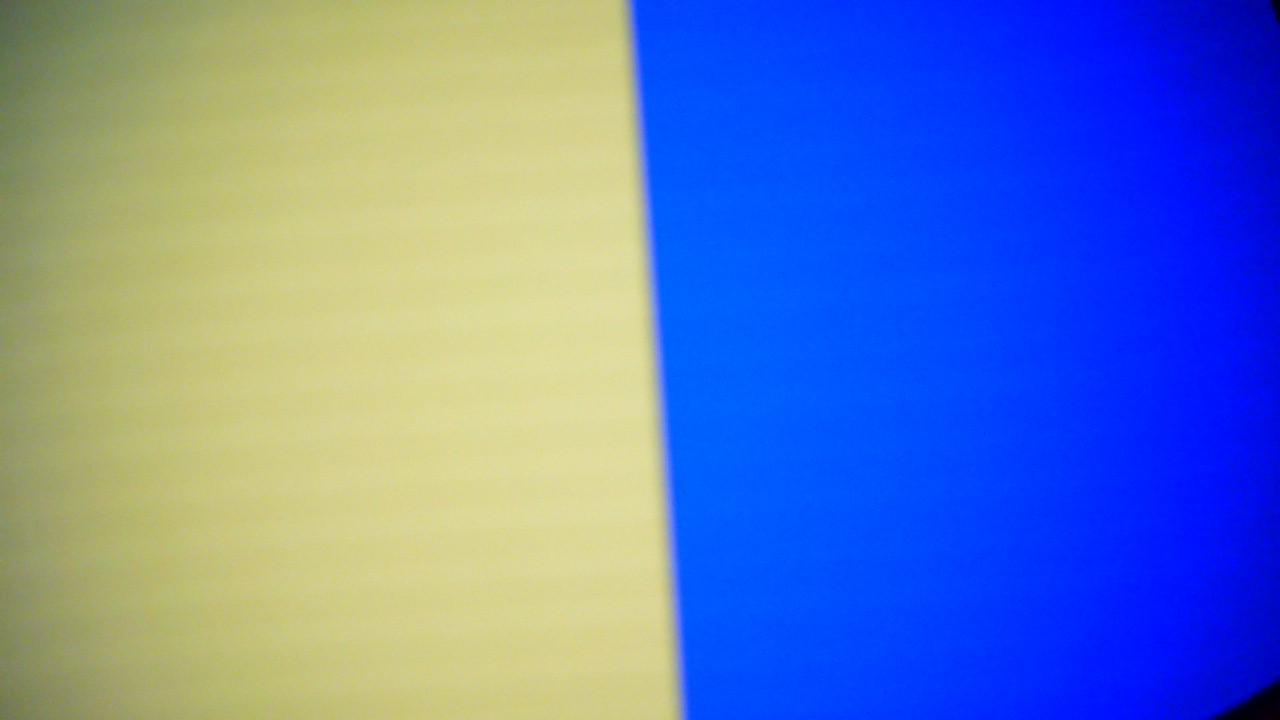
#> input picture tests/data/frame.jpg, 1280 x 720 px, given in place of the camera
$ python track_test.py 5
#> lines starting #> are read from the running program, lines starting #| are printed output that depends on the picture; after the words box and inside, x2 and y2 are one past the last pixel; in counts of white or black regions, pixels touching at a corner belong together
### Camera Test/perception.py
"""
Track perception: find the yellow tape line and nearby blue boundary tape.

Usage from other code:
    from perception import Perception
    p = Perception()
    result = p.process(frame)   # frame is a BGR image from OpenCV
    result.error                # -1 (track far left) .. +1 (track far right)

HSV thresholds are loaded from hsv_config.json (written by hsv_tuner.py) if it
exists, otherwise the defaults below are used.
"""

import json
import os
from dataclasses import dataclass, field

import cv2
import numpy as np

CONFIG_PATH = os.path.join(os.path.dirname(os.path.abspath(__file__)), "hsv_config.json")

# OpenCV HSV ranges: H 0-179, S 0-255, V 0-255
DEFAULT_CONFIG = {
    "yellow_lo": [20, 80, 80],
    "yellow_hi": [35, 255, 255],
    "blue_lo": [95, 80, 50],
    "blue_hi": [130, 255, 255],
}

PROC_WIDTH, PROC_HEIGHT = 320, 240  # frames are resized to this before processing
ROI_TOP_FRACTION = 0.66             # use only the bottom third of the image
MIN_YELLOW_PIXELS = 200             # fewer than this => track "not found"
BLUE_WARN_FRACTION = 0.05           # blue covering >5% of an ROI half => warning


def load_config(path=CONFIG_PATH):
    cfg = dict(DEFAULT_CONFIG)
    if os.path.exists(path):
        with open(path) as f:
            cfg.update(json.load(f))
    return cfg


def save_config(cfg, path=CONFIG_PATH):
    with open(path, "w") as f:
        json.dump(cfg, f, indent=2)


@dataclass
class PerceptionResult:
    found: bool             # was enough yellow seen in the ROI?
    error: float            # -1 (left) .. +1 (right); last known value if not found
    cx: float | None        # centroid x in processed-image pixels (None if not found)
    yellow_pixels: int
    blue_left: float        # fraction of left half of ROI that is blue
    blue_right: float       # fraction of right half of ROI that is blue
    blue_warning: bool      # True if either side exceeds BLUE_WARN_FRACTION
    # Debug images (processed resolution), useful for visualization
    frame: np.ndarray = field(repr=False, default=None)
    yellow_mask: np.ndarray = field(repr=False, default=None)
    blue_mask: np.ndarray = field(repr=False, default=None)
    roi_top: int = 0


class Perception:
    def __init__(self, config=None):
        self.set_config(config or load_config())
        self.last_error = 0.0

    def set_config(self, cfg):
        self.cfg = cfg
        self.y_lo = np.array(cfg["yellow_lo"], dtype=np.uint8)
        self.y_hi = np.array(cfg["yellow_hi"], dtype=np.uint8)
        self.b_lo = np.array(cfg["blue_lo"], dtype=np.uint8)
        self.b_hi = np.array(cfg["blue_hi"], dtype=np.uint8)

    def process(self, frame_bgr):
        frame = cv2.resize(frame_bgr, (PROC_WIDTH, PROC_HEIGHT))
        hsv = cv2.cvtColor(cv2.GaussianBlur(frame, (5, 5), 0), cv2.COLOR_BGR2HSV)
        h, w = hsv.shape[:2]
        roi_top = int(h * ROI_TOP_FRACTION)

        # Full-frame masks (for display); measurements use only the ROI slice.
        yellow_mask = cv2.inRange(hsv, self.y_lo, self.y_hi)
        blue_mask = cv2.inRange(hsv, self.b_lo, self.b_hi)
        # Remove speckle noise
        kernel = np.ones((3, 3), np.uint8)
        yellow_mask = cv2.morphologyEx(yellow_mask, cv2.MORPH_OPEN, kernel)
        blue_mask = cv2.morphologyEx(blue_mask, cv2.MORPH_OPEN, kernel)

        y_roi = yellow_mask[roi_top:, :]
        b_roi = blue_mask[roi_top:, :]

        yellow_pixels = int(np.count_nonzero(y_roi))
        m = cv2.moments(y_roi, binaryImage=True)
        if yellow_pixels >= MIN_YELLOW_PIXELS and m["m00"] > 0:
            cx = m["m10"] / m["m00"]
            error = float(np.clip((cx - w / 2) / (w / 2), -1.0, 1.0))
            found = True
            self.last_error = error
        else:
            cx, found = None, False
            error = self.last_error  # remember which side the track was last seen on

        half = w // 2
        blue_left = np.count_nonzero(b_roi[:, :half]) / b_roi[:, :half].size
        blue_right = np.count_nonzero(b_roi[:, half:]) / b_roi[:, half:].size

        return PerceptionResult(
            found=found,
            error=error,
            cx=cx,
            yellow_pixels=yellow_pixels,
            blue_left=float(blue_left),
            blue_right=float(blue_right),
            blue_warning=bool(max(blue_left, blue_right) > BLUE_WARN_FRACTION),
            frame=frame,
            yellow_mask=yellow_mask,
            blue_mask=blue_mask,
            roi_top=roi_top,
        )


def open_camera(index=0):
    """Open a webcam. On Windows, DirectShow usually starts much faster."""
    cap = cv2.VideoCapture(index, cv2.CAP_DSHOW) if os.name == "nt" else cv2.VideoCapture(index)
    if not cap.isOpened():
        cap = cv2.VideoCapture(index)
    if not cap.isOpened():
        raise RuntimeError(f"Could not open camera {index}")
    return cap

### Camera Test/track_test.py
"""
Live webcam test of the track perception.

Run:  python track_test.py [camera_index]

Left panel:  camera view with ROI box, image center line, track centroid,
             error bar and blue warnings.
Right panel: what the robot "sees" (yellow mask in yellow, blue mask in blue).

Keys:  q / Esc  quit
       s        save a snapshot (useful for tuning offline)
       r        reload hsv_config.json (after running hsv_tuner.py)
"""

import sys
import time

import cv2
import numpy as np

from perception import Perception, load_config, open_camera

# Simple P-controller preview, just to show what the motors would be told.
BASE_SPEED = 0.5
K_P = 0.5
SCALE = 2  # upscale the 320x240 processed image for display


def draw_overlay(r, left_cmd, right_cmd, fps):
    img = r.frame.copy()
    h, w = img.shape[:2]

    # ROI box and image center line
    cv2.rectangle(img, (0, r.roi_top), (w - 1, h - 1), (0, 255, 0), 1)
    cv2.line(img, (w // 2, r.roi_top), (w // 2, h), (255, 255, 255), 1)

    # Centroid
    if r.found:
        cy = (r.roi_top + h) // 2
        cv2.circle(img, (int(r.cx), cy), 6, (0, 0, 255), -1)
        cv2.line(img, (w // 2, cy), (int(r.cx), cy), (0, 0, 255), 2)

    img = cv2.resize(img, (w * SCALE, h * SCALE), interpolation=cv2.INTER_NEAREST)
    W = w * SCALE

    # Error bar across the top
    bar_y, bar_h = 10, 14
    cv2.rectangle(img, (10, bar_y), (W - 10, bar_y + bar_h), (60, 60, 60), -1)
    mid = W // 2
    x = int(mid + r.error * (W / 2 - 10))
    color = (0, 200, 0) if r.found else (0, 140, 255)
    cv2.rectangle(img, (min(mid, x), bar_y), (max(mid, x), bar_y + bar_h), color, -1)
    cv2.line(img, (mid, bar_y - 3), (mid, bar_y + bar_h + 3), (255, 255, 255), 1)

    status = "TRACK" if r.found else "LOST (using last error)"
    lines = [
        f"{status}   error={r.error:+.2f}   yellow px={r.yellow_pixels}",
        f"blue L={r.blue_left:.1%}  R={r.blue_right:.1%}",
        f"motors L={left_cmd:+.2f}  R={right_cmd:+.2f}   {fps:.0f} fps",
    ]
    for i, text in enumerate(lines):
        y = 50 + i * 24
        cv2.putText(img, text, (10, y), cv2.FONT_HERSHEY_SIMPLEX, 0.6, (0, 0, 0), 3)
        cv2.putText(img, text, (10, y), cv2.FONT_HERSHEY_SIMPLEX, 0.6, (255, 255, 255), 1)

    if r.blue_warning:
        side = "LEFT" if r.blue_left > r.blue_right else "RIGHT"
        text = f"BLUE WARNING ({side})"
        cv2.putText(img, text, (10, h * SCALE - 15), cv2.FONT_HERSHEY_SIMPLEX, 0.9, (0, 0, 0), 4)
        cv2.putText(img, text, (10, h * SCALE - 15), cv2.FONT_HERSHEY_SIMPLEX, 0.9, (255, 80, 0), 2)
    return img


def draw_masks(r):
    h, w = r.yellow_mask.shape
    vis = np.zeros((h, w, 3), np.uint8)
    vis[r.yellow_mask > 0] = (0, 255, 255)
    vis[r.blue_mask > 0] = (255, 80, 0)
    # Dim everything above the ROI, since it's ignored for measurements
    vis[: r.roi_top] //= 3
    cv2.line(vis, (0, r.roi_top), (w, r.roi_top), (0, 255, 0), 1)
    return cv2.resize(vis, (w * SCALE, h * SCALE), interpolation=cv2.INTER_NEAREST)


def main():
    cam_index = int(sys.argv[1]) if len(sys.argv) > 1 else 0
    cap = open_camera(cam_index)
    perception = Perception()
    print(__doc__)

    fps, last_t, last_print = 0.0, time.time(), 0.0
    while True:
        ok, frame = cap.read()
#> frame is the input picture: shape (720, 1280, 3); mean B, G, R 186.9, 125.9, 100.3
        if not ok:
            print("Failed to read frame from camera")
            break

        r = perception.process(frame)
#> in process, `yellow_mask = cv2.inRange(hsv, self.y_lo, self.y_hi)`:
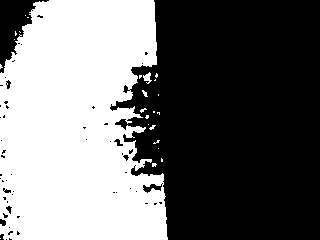
#> yellow_mask: shape (240, 320); 44% white; 24 white regions (21 under 20 px), largest, box (x1, y1, x2, y2) and area: (0, 0, 168, 240) 33542, (143, 72, 152, 84) 57, (142, 90, 148, 97) 22
#> in process, `blue_mask = cv2.inRange(hsv, self.b_lo, self.b_hi)`:
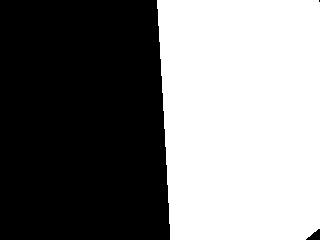
#> blue_mask: shape (240, 320); 48.7% white; 1 white region, box (x1, y1, x2, y2) and area: (157, 0, 320, 240) 37379
#> in process, `y_roi = yellow_mask[roi_top:, :]`:
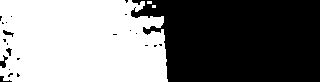
#> y_roi: shape (82, 320); 48.8% white; 3 white regions (2 under 20 px), largest, box (x1, y1, x2, y2) and area: (0, 0, 168, 82) 12783
#> in process, `b_roi = blue_mask[roi_top:, :]`:
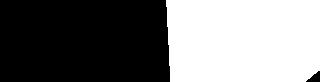
#> b_roi: shape (82, 320); 47.1% white; 1 white region, box (x1, y1, x2, y2) and area: (166, 0, 320, 82) 12357
#> in process, `yellow_pixels = int(np.count_nonzero(y_roi))`: yellow_pixels = 12810
#> in process, `m = cv2.moments(y_roi, binaryImage=True)`: m = moments, m00 12810, centre m10/m00, m01/m00 = (80.33, 41.63)
#> in process, `cx = m["m10"] / m["m00"]`: cx = 80.33
#> in process, `error = float(np.clip((cx - w / 2) / (w / 2), -1.0, 1.0))`: error = -0.498
#> in process, `blue_left = np.count_nonzero(b_roi[:, :half]) / b_roi[:, :half].size`: blue_left = 0
#> in process, `blue_right = np.count_nonzero(b_roi[:, half:]) / b_roi[:, half:].size`: blue_right = 0.942

        # What a P-controller would send to the treads (clamped to [-1, 1])
        left_cmd = float(np.clip(BASE_SPEED + K_P * r.error, -1, 1))
#> left_cmd = 0.251
        right_cmd = float(np.clip(BASE_SPEED - K_P * r.error, -1, 1))
#> right_cmd = 0.749

        now = time.time()
        fps = 0.9 * fps + 0.1 * (1.0 / max(now - last_t, 1e-6))
        last_t = now

        if now - last_print > 0.5:
            print(f"found={r.found!s:5}  error={r.error:+.2f}  "
                  f"blueL={r.blue_left:.2f} blueR={r.blue_right:.2f}  warn={r.blue_warning}")
#| found=True   error=-0.50  blueL=0.00 blueR=0.94  warn=True
            last_print = now

        view = np.hstack([draw_overlay(r, left_cmd, right_cmd, fps), draw_masks(r)])
#> in draw_overlay, `lines = [ f"{status}   error={r.error:+.2f}   yellow px={r.yellow_pixe..`: lines = ['TRACK   error=-0.50   yellow px=12810', 'blue L=0.0%  R=94.2%', 'motors L=+0.25  R=+0.75   0 fps']
#> the loop in draw_overlay, `for i, text in enumerate(lines):` made 3 passes
#> (text, y) on passes 1 to 3: ('TRACK   error=-0.50   yellow px=12810', 50), ('blue L=0.0%  R=94.2%', 74), ('motors L=+0.25  R=+0.75   0 fps', 98)
#> after the loop in draw_overlay, `for i, text in enumerate(lines):`:
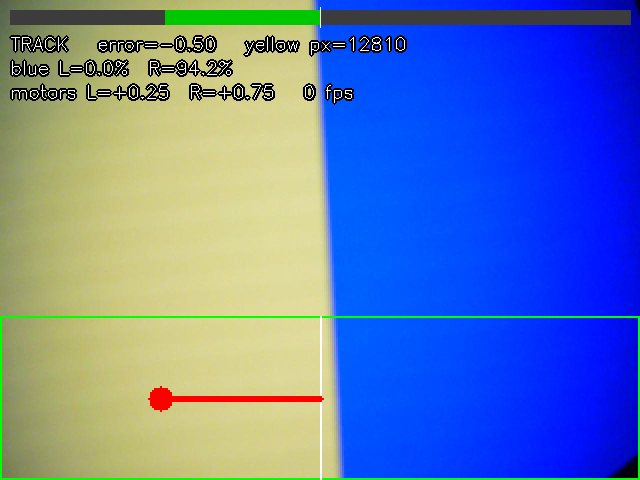
#> img: shape (480, 640, 3); mean of channels 0, 1, 2 178.1, 122.9, 95.4; drawn as B, G, R
#> in draw_masks, `h, w = r.yellow_mask.shape`: h = 240; w = 320
#> in draw_masks, `cv2.line(vis, (0, r.roi_top), (w, r.roi_top), (0, 255, 0), 1)`:
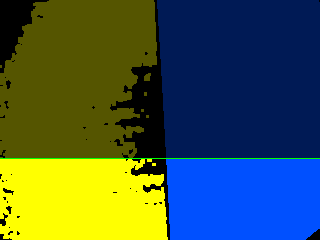
#> vis: shape (240, 320, 3); mean of channels 0, 1, 2 68.2, 87.2, 65; drawn as B, G, R
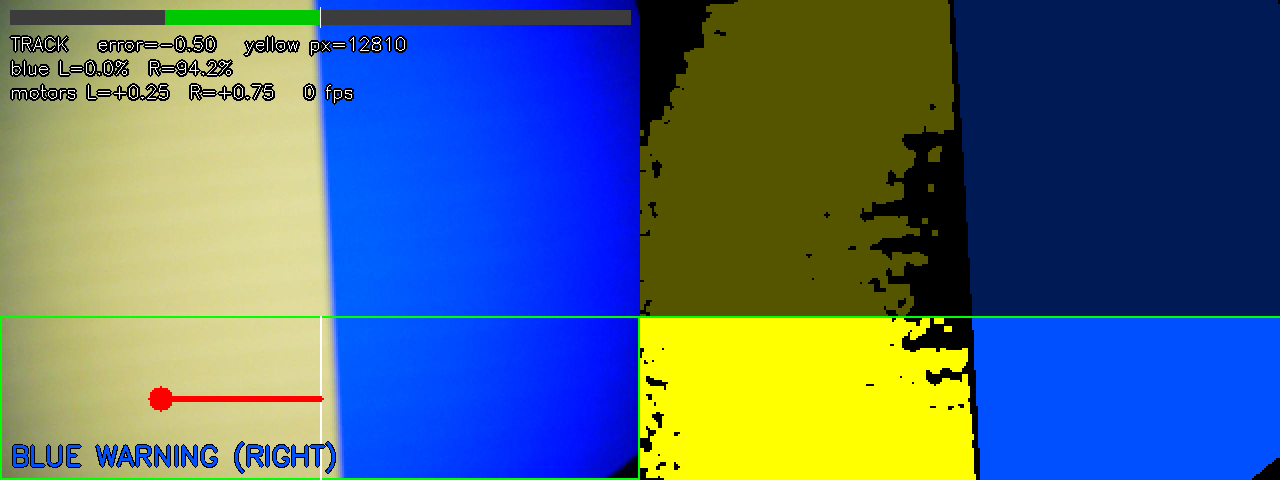
#> view: shape (480, 1280, 3); mean of channels 0, 1, 2 123.4, 104.1, 78.9; drawn as B, G, R
        cv2.imshow("Track test  (q=quit, s=snapshot, r=reload config)", view)

        key = cv2.waitKey(1) & 0xFF
#> (key q is pressed here)
        if key in (ord("q"), 27):
            break
        elif key == ord("s"):
            name = f"snapshot_{time.strftime('%Y%m%d_%H%M%S')}.png"
            cv2.imwrite(name, frame)
            print(f"Saved {name}")
        elif key == ord("r"):
            perception.set_config(load_config())
            print("Reloaded hsv_config.json")

    cap.release()
    cv2.destroyAllWindows()


if __name__ == "__main__":
    main()

$ run again, on tests/data/path_curve_left.jpg
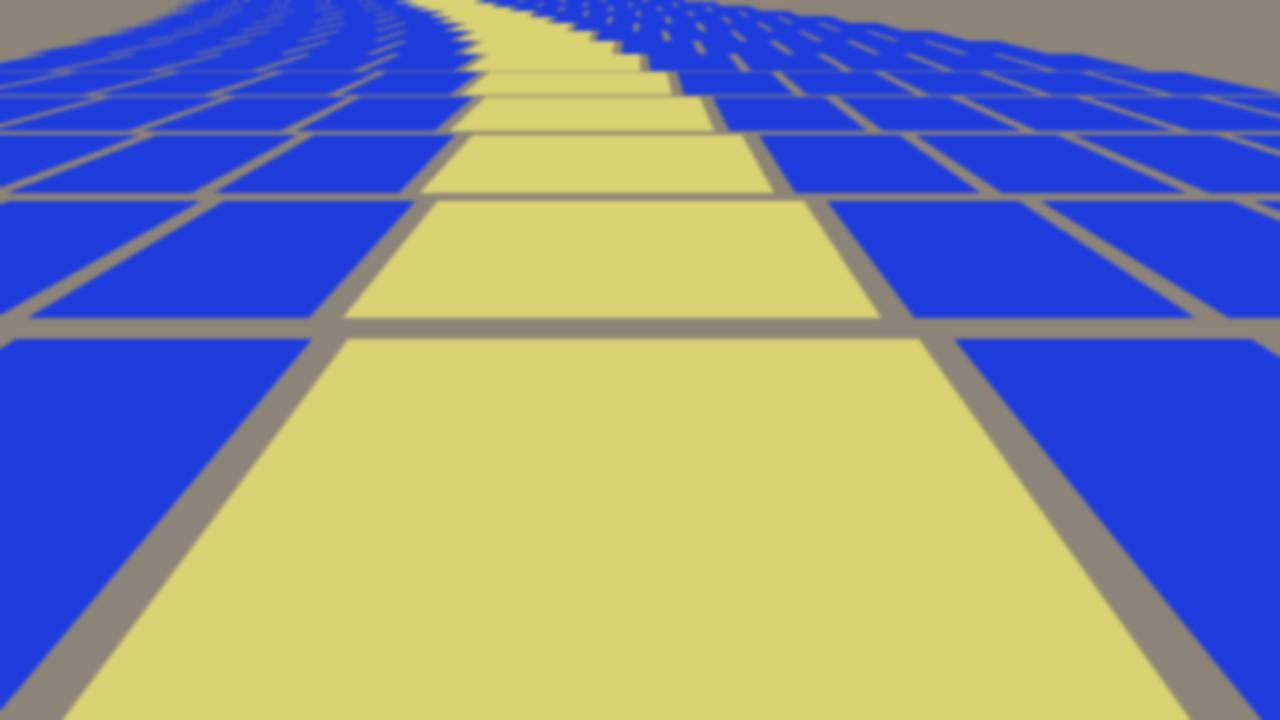
#> input picture tests/data/path_curve_left.jpg, 1280 x 720 px, given in place of the camera
#> in main, frame is the input picture: shape (720, 1280, 3); mean B, G, R 156.3, 139.5, 133.2
#> frame: shape (240, 320, 3)
#> hsv: shape (240, 320, 3); mean H, S, V 65.8, 144.5, 205
#> y_roi: shape (82, 320); 74.3% white; 2 black regions, box (x1, y1, x2, y2) and area: (254, 0, 320, 82) 3607, (0, 0, 61, 82) 3142
#> b_roi: shape (82, 320); 17.1% white; 2 white regions, box (x1, y1, x2, y2) and area: (265, 0, 320, 82) 2471, (0, 0, 50, 77) 2014
#> yellow_pixels = 19491
#> m = moments, m00 19491, centre m10/m00, m01/m00 = (156.6, 43.08)
#> cx = 156.6
#> error = -0.0211
#> blue_left = 0.154
#> blue_right = 0.188
#> left_cmd = 0.489
#> right_cmd = 0.511
#| found=True   error=-0.02  blueL=0.15 blueR=0.19  warn=True
#> lines = ['TRACK   error=-0.02   yellow px=19491', 'blue L=15.4%  R=18.8%', 'motors L=+0.49  R=+0.51   1 fps']
#> the loop in draw_overlay, `for i, text in enumerate(lines):` made 3 passes
#> (text, y) on passes 1 to 3: ('TRACK   error=-0.02   yellow px=19491', 50), ('blue L=15.4%  R=18.8%', 74), ('motors L=+0.49  R=+0.51   1 fps', 98)
#> after the loop in draw_overlay, `for i, text in enumerate(lines):`:
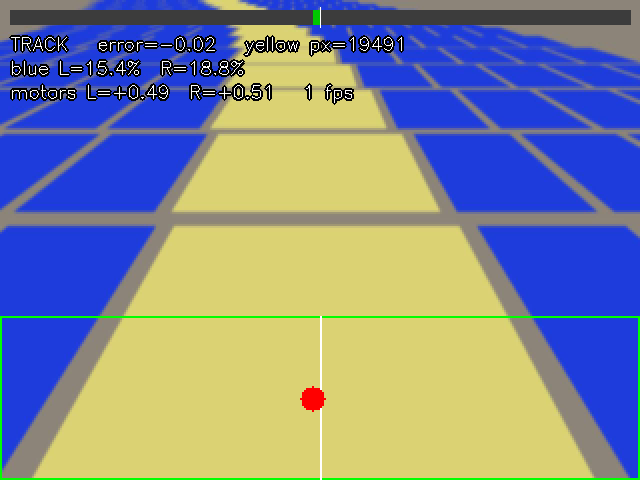
#> img: shape (480, 640, 3); mean of channels 0, 1, 2 147.7, 137.6, 129.8; drawn as B, G, R
#> in draw_masks, `h, w = r.yellow_mask.shape`: h = 240; w = 320
#> in main, `view = np.hstack([draw_overlay(r, left_cmd, right_cmd, fps), draw_mask..`:
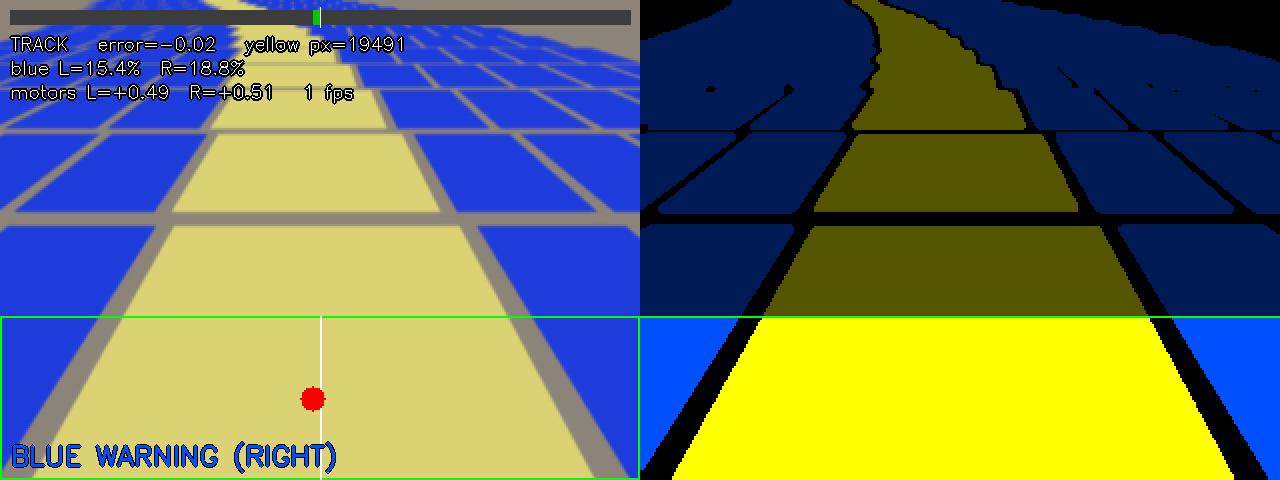
#> view: shape (480, 1280, 3); mean of channels 0, 1, 2 96.7, 115.8, 104; drawn as B, G, R
